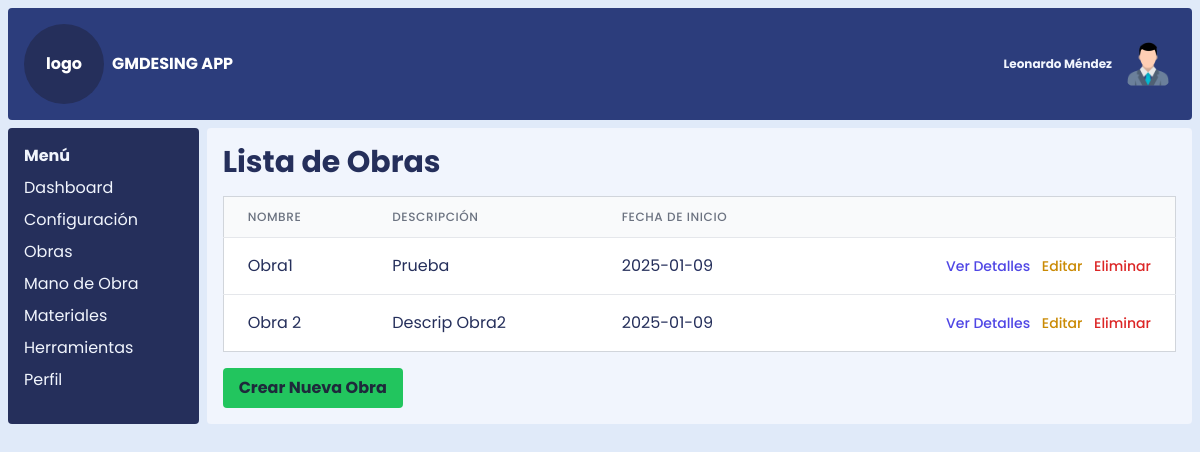
The page /obras on the database its author committed.
### models.py (models this page shows)
class Obra(db.Model):
    id_obra = db.Column(db.Integer, primary_key=True)
    nombre_obra = db.Column(db.String(100), nullable=False)
    descripcion_obra = db.Column(db.Text)
    fecha_inicio = db.Column(db.Date)
    partidas = db.relationship('Partida', backref='obra', lazy=True) # Relación con Partidas

### app.py (the view)
@app.route('/obras')
def index():
    obras = Obra.query.all()
    return render_template('obras.html', obras=obras, datos=datos) # Pasa las obras a la plantilla

### templates/obras.html (shortened to what this page needs)
{% extends 'index.html' %}
{% block content %}
    <h1 class="text-3xl font-bold mb-4">Lista de Obras</h1>
    {% if obras %}
    <div class="overflow-x-auto">
        <table class="min-w-full divide-y divide-gray-200 border border-gray-300">
            <thead class="bg-gray-50">
                <tr>
                    <th scope="col" class="px-6 py-3 text-left text-xs font-medium text-gray-500 uppercase tracking-wider">Nombre</th>
                    <th scope="col" class="px-6 py-3 text-left text-xs font-medium text-gray-500 uppercase tracking-wider">Descripción</th>
                    <th scope="col" class="px-6 py-3 text-left text-xs font-medium text-gray-500 uppercase tracking-wider">Fecha de Inicio</th>
                    <th scope="col" class="px-6 py-3 relative">
                    </th>
                </tr>
            </thead>
            <tbody class="bg-white divide-y divide-gray-200">
                {% for obra in obras %}
                <tr>
                    <td class="px-6 py-4 whitespace-nowrap">{{ obra.nombre_obra }}</td>
                    <td class="px-6 py-4">{{ obra.descripcion_obra }}</td>
                    <td class="px-6 py-4 whitespace-nowrap">{{ obra.fecha_inicio }}</td>
                    <td class="px-6 py-4 whitespace-nowrap text-right text-sm font-medium">
                        <a href="{{ url_for('ver_obra', id_obra=obra.id_obra) }}" class="text-indigo-600 hover:text-indigo-900 mr-2">Ver Detalles</a>
                        <a href="{{ url_for('editar_obra', id_obra=obra.id_obra) }}" class="text-yellow-600 hover:text-yellow-900 mr-2">Editar</a>
                        <button type="button" class="text-red-600 hover:text-red-900" data-bs-toggle="modal" data-bs-target="#confirmDelete{{obra.id_obra}}">Eliminar</button>
                    </td>
                </tr>
                {% endfor %}
            </tbody>
        </table>
    </div>
    {% else %}
    <p class="text-gray-600">No hay obras registradas.</p>
    {% endif %}
    <a href="{{ url_for('crear_obra') }}" class="bg-green-500 hover:bg-green-700 text-slate-800 font-bold py-2 px-4 rounded mt-4 inline-block">Crear Nueva Obra</a>
{% endblock %}

### static/css/styles.css (style rules this page uses)
html, :host { line-height: 1.5; -webkit-text-size-adjust: 100%; -moz-tab-size: 4; -o-tab-size: 4; tab-size: 4; font-family: Poppins, sans-serif; font-feature-settings: normal; font-variation-settings: normal; -webkit-tap-highlight-color: transparent; }
body { margin: 0; line-height: inherit; }
h1, h2, h3, h4, h5, h6 { font-size: inherit; font-weight: inherit; }
a { color: inherit; text-decoration: inherit; }
table { text-indent: 0; border-color: inherit; border-collapse: collapse; }
button, input, optgroup, select, textarea { font-family: inherit; font-feature-settings: inherit; font-variation-settings: inherit; font-size: 100%; font-weight: inherit; line-height: inherit; letter-spacing: inherit; color: inherit; margin: 0; padding: 0; }
button, select { text-transform: none; }
button, input:where([type='button']), input:where([type='reset']), input:where([type='submit']) { -webkit-appearance: button; background-color: transparent; background-image: none; }
blockquote, dl, dd, h1, h2, h3, h4, h5, h6, hr, figure, p, pre { margin: 0; }
button, [role="button"] { cursor: pointer; }
.base { --tw-bg-opacity: 1; background-color: rgb(224 234 249 / var(--tw-bg-opacity, 1)); }
.relative { position: relative; }
.mb-4 { margin-bottom: 1rem; }
.mr-2 { margin-right: 0.5rem; }
.mt-4 { margin-top: 1rem; }
.inline-block { display: inline-block; }
.grid { display: grid; }
.h-\[100vh\] { height: 100vh; }
.min-w-full { min-width: 100%; }
.grid-cols-12 { grid-template-columns: repeat(12, minmax(0, 1fr)); }
.gap-2 { gap: 0.5rem; }
.divide-y > :not([hidden]) ~ :not([hidden]) { --tw-divide-y-reverse: 0; border-top-width: calc(1px * calc(1 - var(--tw-divide-y-reverse))); border-bottom-width: calc(1px * var(--tw-divide-y-reverse)); }
.divide-gray-200 > :not([hidden]) ~ :not([hidden]) { --tw-divide-opacity: 1; border-color: rgb(229 231 235 / var(--tw-divide-opacity, 1)); }
.overflow-x-auto { overflow-x: auto; }
.whitespace-nowrap { white-space: nowrap; }
.rounded { border-radius: 0.25rem; }
.border { border-width: 1px; }
.border-gray-300 { --tw-border-opacity: 1; border-color: rgb(209 213 219 / var(--tw-border-opacity, 1)); }
.bg-gray-50 { --tw-bg-opacity: 1; background-color: rgb(249 250 251 / var(--tw-bg-opacity, 1)); }
.bg-green-500 { --tw-bg-opacity: 1; background-color: rgb(34 197 94 / var(--tw-bg-opacity, 1)); }
.bg-white { --tw-bg-opacity: 1; background-color: rgb(255 255 255 / var(--tw-bg-opacity, 1)); }
.p-2 { padding: 0.5rem; }
.px-4 { padding-left: 1rem; padding-right: 1rem; }
.px-6 { padding-left: 1.5rem; padding-right: 1.5rem; }
.py-2 { padding-top: 0.5rem; padding-bottom: 0.5rem; }
.py-3 { padding-top: 0.75rem; padding-bottom: 0.75rem; }
.py-4 { padding-top: 1rem; padding-bottom: 1rem; }
.text-left { text-align: left; }
.text-right { text-align: right; }
.text-3xl { font-size: 1.875rem; line-height: 2.25rem; }
.text-sm { font-size: 0.875rem; line-height: 1.25rem; }
.text-xs { font-size: 0.75rem; line-height: 1rem; }
.font-bold { font-weight: 700; }
.font-medium { font-weight: 500; }
.uppercase { text-transform: uppercase; }
.tracking-wider { letter-spacing: 0.05em; }
.text-gray-500 { --tw-text-opacity: 1; color: rgb(107 114 128 / var(--tw-text-opacity, 1)); }
.text-indigo-600 { --tw-text-opacity: 1; color: rgb(79 70 229 / var(--tw-text-opacity, 1)); }
.text-red-600 { --tw-text-opacity: 1; color: rgb(220 38 38 / var(--tw-text-opacity, 1)); }
.text-slate-800 { --tw-text-opacity: 1; color: rgb(30 41 59 / var(--tw-text-opacity, 1)); }
.text-yellow-600 { --tw-text-opacity: 1; color: rgb(202 138 4 / var(--tw-text-opacity, 1)); }

### rows shown on the page
Obra: nombre_obra "Obra1", descripcion_obra "Prueba", fecha_inicio "2025-01-09"
Obra: nombre_obra "Obra 2", descripcion_obra "Descrip Obra2", fecha_inicio "2025-01-09"

### other values the page prints
{{ datos.sistema }} "GMDESING APP"
{{ datos.usuario }} "Leonardo Méndez"
{{ item.name }} "Dashboard" "Configuración" "Obras" "Mano de Obra" "Materiales" "Herramientas" "Perfil"
